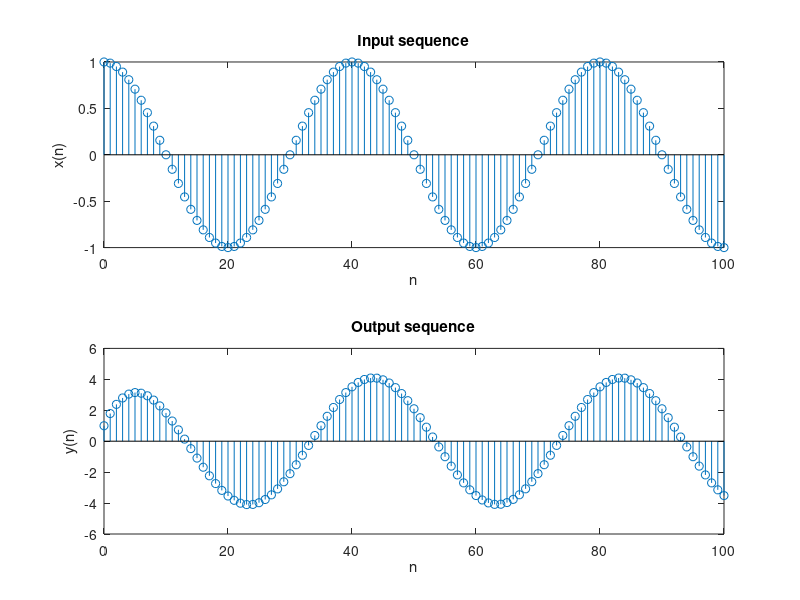

Reproduce this figure in MATLAB.
 b=1;
 a=[1,-0.8];
  n=[0:100];
  x = cos(0.05*pi*n);
  y = filter(b,a,x);
  subplot(2,1,1); stem(n,x);
  xlabel('n'); ylabel('x(n)'); title('Input sequence')
  subplot(2,1,2); stem(n,y);
  xlabel('n'); ylabel('y(n)'); title('Output sequence')